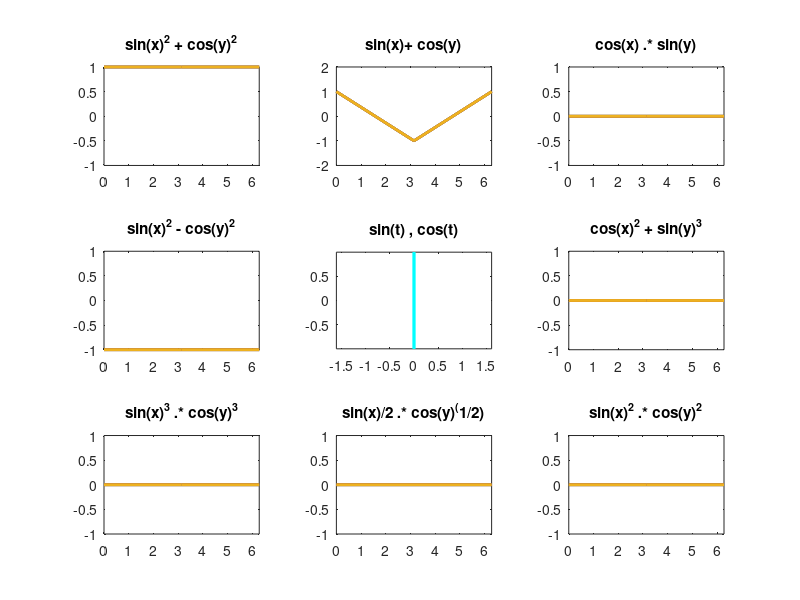
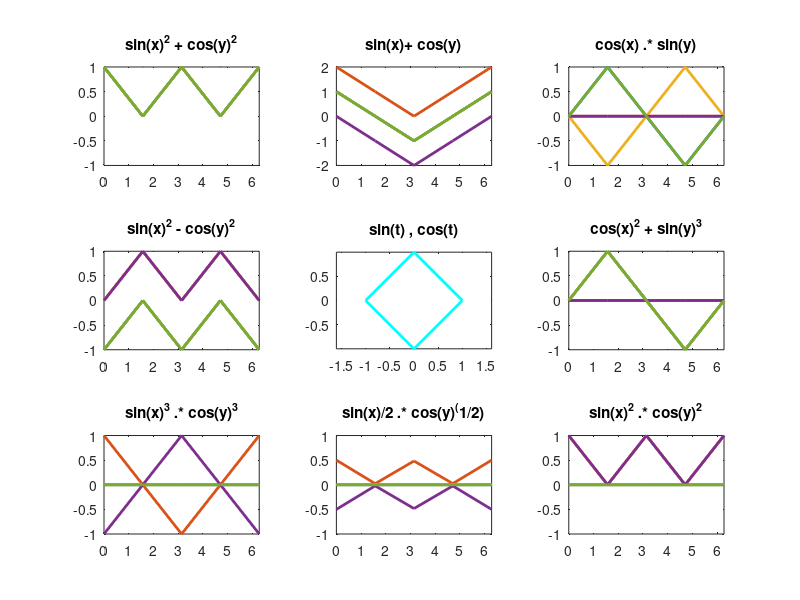
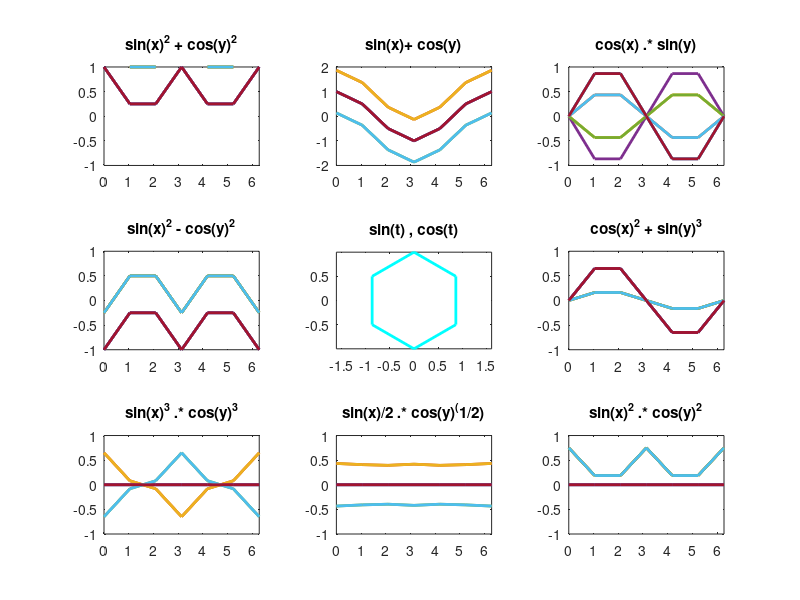
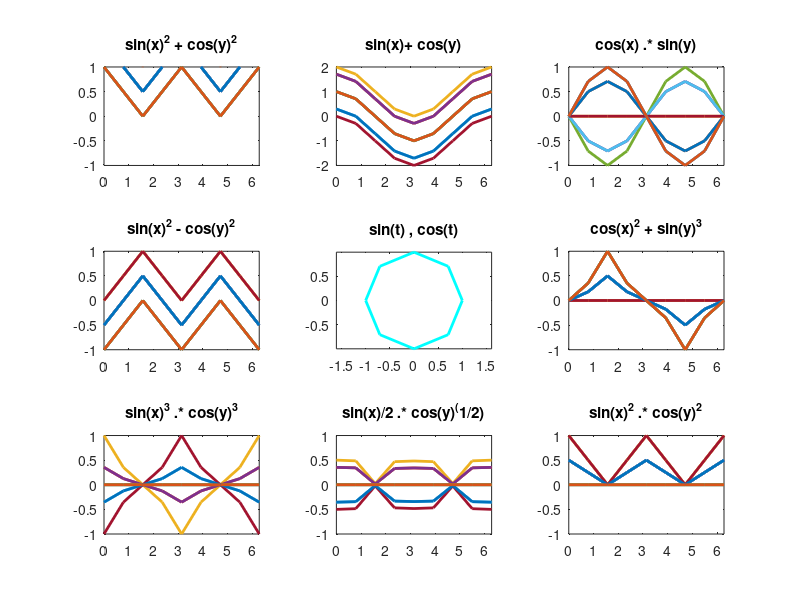

MATLAB code for these plots, in order: (Note: a time limit stopped this script after it produced the figures.)


for i = 1:100

    t = 0:pi/i:2*pi;
    % t = t*5;
    [x,y] = meshgrid(t);

    % colordef black;

    figure;

    set(gca, 'ColorOrder', hsv(10));

    subplot(331), plot(t, (sin(x).^2)+(cos(y).^2), 'LineWidth', 2);
    title('sin(x)^2 + cos(y)^2');
    axis([0 2*pi -1 1])
    colormap(jet);

    subplot(332), plot(t, sin(x)+cos(y), 'LineWidth', 2);
    title('sin(x)+ cos(y)' );
    axis([0 2*pi -2 2])

    subplot(333), plot(t, cos(x).*sin(y), 'LineWidth', 2);
    title('cos(x) .* sin(y)');
    axis([0 2*pi -1 1])

    subplot(334), plot(t, (sin(x).^2)-(cos(y).^2), 'LineWidth', 2);
    title('sin(x)^2 - cos(y)^2');
    axis([0 2*pi -1 1])

    subplot(335), plot(sin(t), cos(t), 'c', 'LineWidth', 2);
    title('sin(t) , cos(t)');
    axis equal;

    subplot(336), plot(t, (cos(x).^2).*(sin(y).^3), 'LineWidth', 2);
    title('cos(x)^2 + sin(y)^3');
    axis([0 2*pi -1 1])

    subplot(337), plot(t, (sin(x).^3).*(cos(y).^3), 'LineWidth', 2);
    title('sin(x)^3 .* cos(y)^3');
    axis([0 2*pi -1 1])

    subplot(338), plot(t, (sin(x)/2) .*(cos(y).^(1/12)), 'LineWidth', 2);
    title('sin(x)/2 .* cos(y)^(1/2)');
    axis([0 2*pi -1 1])

    subplot(339), plot(t, (sin(x).^2).*(cos(y).^2), 'LineWidth', 2);
    title('sin(x)^2 .* cos(y)^2');
    axis([0 2*pi -1 1])

    filename = strcat( 'calcfun_', num2str(i), '.png')
    saveas(gcf, filename);
    
end
